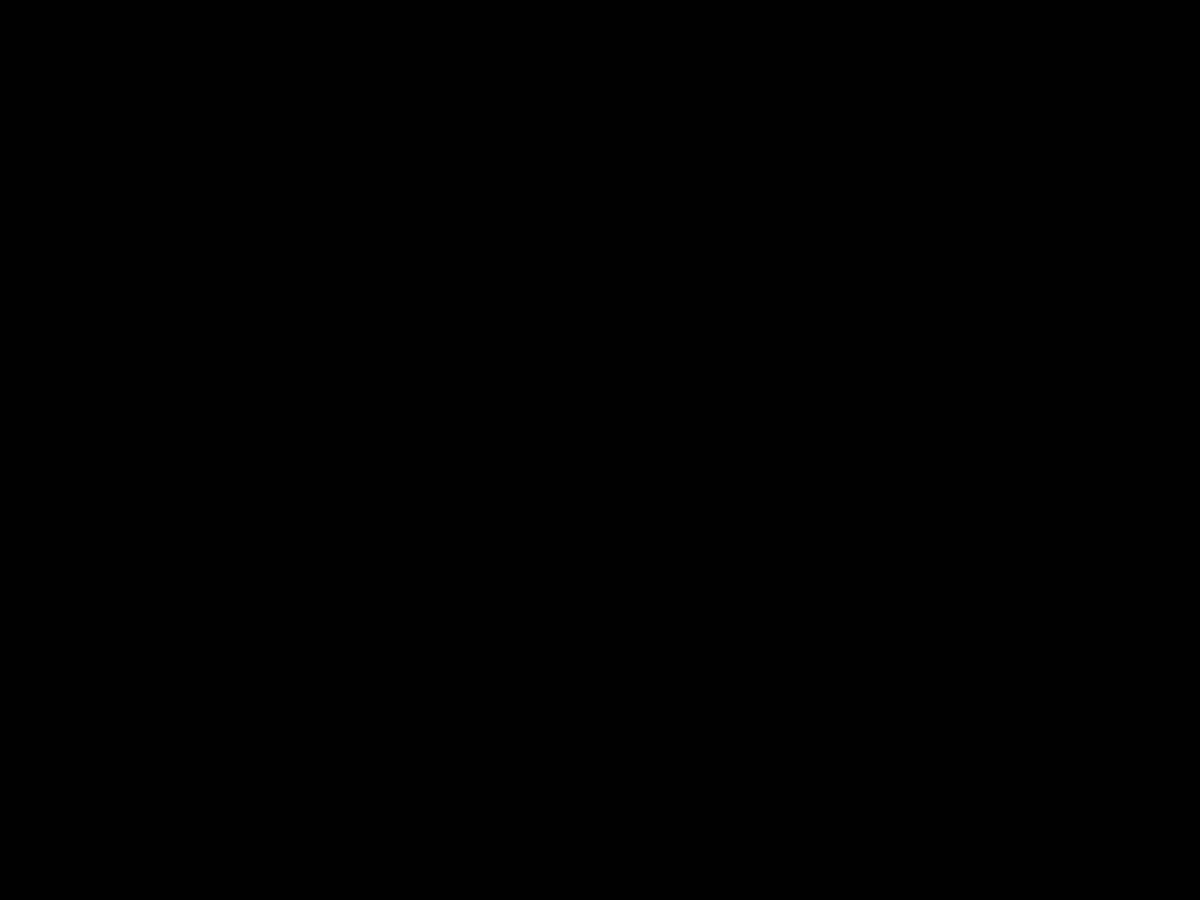
Frame 1 (no input)
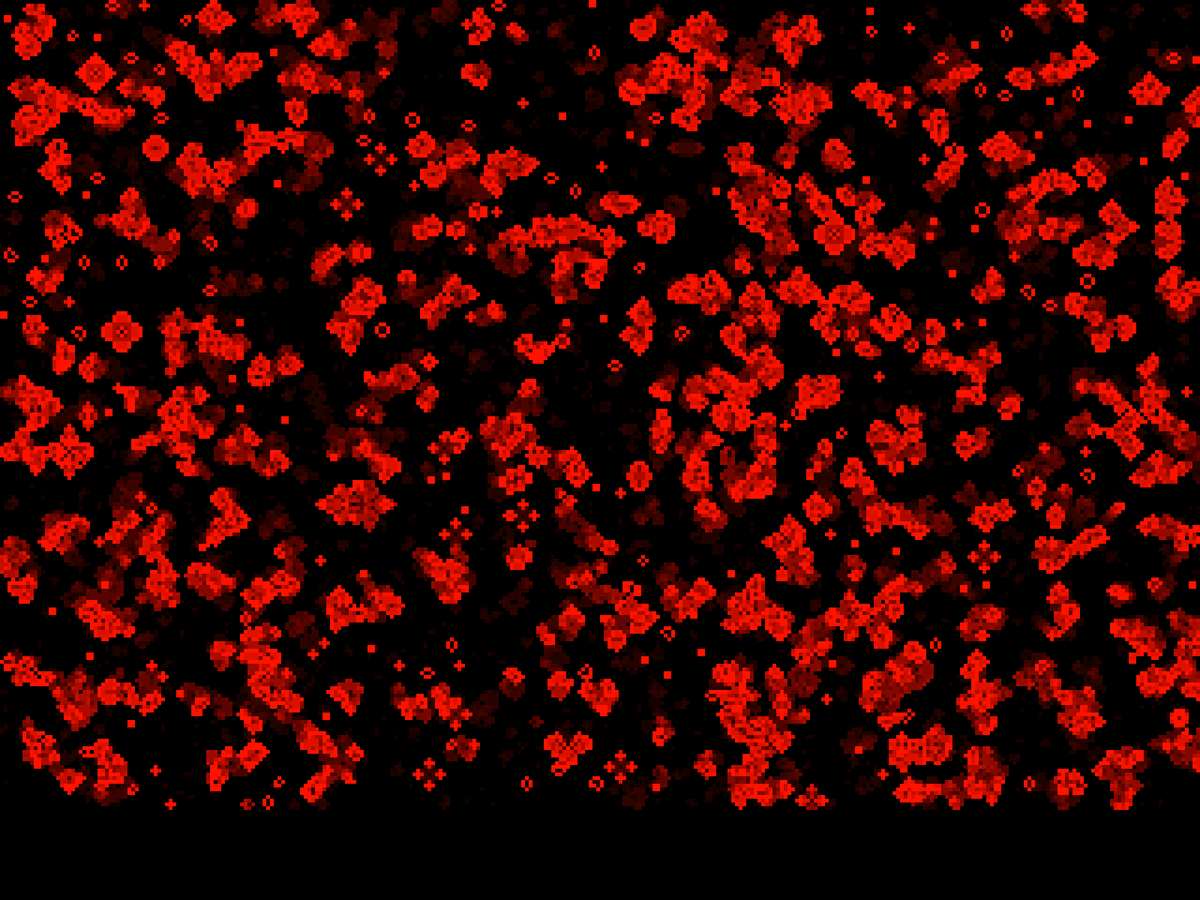
Frame 60 (the mouse pressed at the canvas centre just before this capture)
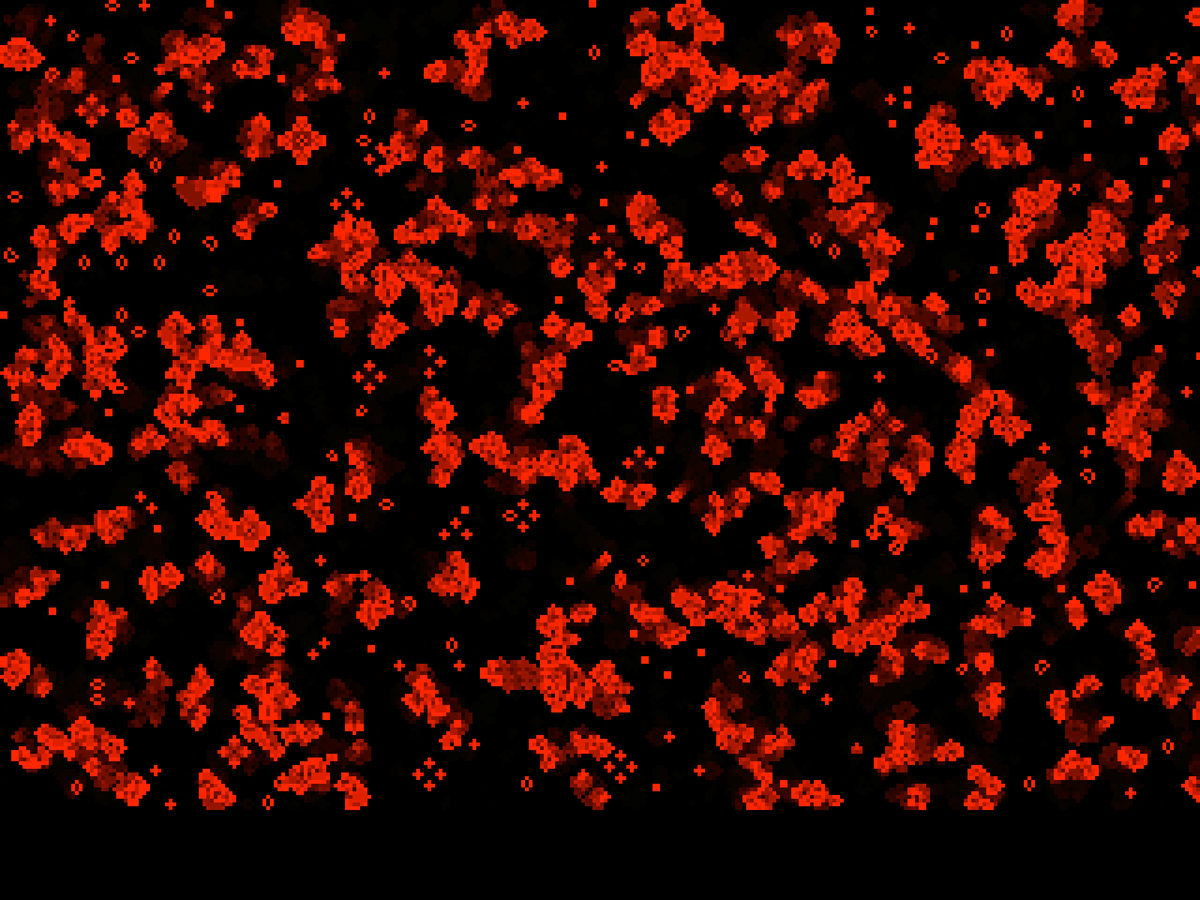
Frame 120 (the mouse held since frame 60 and released just before this capture)

The Processing sketch that drew these frames (run headless with seeded random() and noise(); from frame 60 on, the mouse is pressed at the canvas centre):

// Processing sketch: Johny_GameOfLife_Endless_Eef
// ── Johny_GameOfLife_Endless_Eef.pde
//change to change size of the squares
int pixelSize = 5;
//change to change time it takes for one frame
int frameTime = 3;
//change to change the rate at which colour change happens
int changeSpeed = 1;
//change to change the length of the trail the squares leave behind
int trail = 32;

int screenX = round(1920 / pixelSize) + 2;
int screenY = round(1080 / pixelSize) + 2;
boolean[][] field = new boolean[screenX][];
boolean[][] oldField = new boolean[screenX][];
int xCord = 0;
int yCord = 0;
int neighbours = 0;
int timer = 3;

int redC = 255;
int greenC = 0;
int blueC = 0;

void setup()
{
  fullScreen();
  background(0, 0, 0);
  noStroke();
  generateField();
}

void generateField()
{
    for (int i = 0; i < field.length; i++)
  {
    field[i] = new boolean[screenY];
    oldField[i] =  new boolean[screenY];
    if (i == 0 || i == field.length -1)
    {
      for (int j = 0; j < field[i].length; j++)
      {
        field[i][j] = false;
      }
    }
    else
    {
      for (int j = 0; j < field[i].length; j++)
      {
        if (j == 0 || j == field[i].length - 1)
        {
          field[i][j] = false;
        }
        else
        {
          field[i][j] = random(1) > 0.85;
        }
      }
    }
    
  }
}

void generateColour() 
{
      //red to yellow
    if (greenC < 255 && redC >= 255 && blueC <= 0)
    {
      greenC += changeSpeed;
      blueC = 0;
    }
    //yellow to green
    else if (redC > 0 && greenC >= 255)
    {
      redC -= changeSpeed;
      greenC = 255;
    }
    //green to cyan
    else if (blueC < 255 && greenC >= 255)
    {
      redC = 0;
      blueC += changeSpeed;
    }
    //cyan to blue
    else if (greenC > 0 && blueC >= 255)
    {
      greenC -= changeSpeed;
      blueC = 255;
    }
    //blue to magenta
    else if (redC < 255 && blueC >= 255)
    {
      redC += changeSpeed;
      greenC = 0;
    }
    //magenta to red
    else if (blueC > 0 && redC >= 255)
    {
      redC = 255;
      blueC -= changeSpeed;
    }
}

void draw()
{
  if (timer == 0)
  {
    for (int i = 0; i < field.length; i++)
    {
       for (int j = 0; j < field[i].length; j++)
       {
         oldField[i][j] = field[i][j];
       }
    }
    for (int i = 1; i < field.length - 1; i++)
    {
      for (int j = 1; j < field[i].length - 1; j++)
      {
        neighbours = 0;
        if (oldField[i-1][j-1]) { neighbours++; }
        if (oldField[i][j-1]) { neighbours++; }
        if (oldField[i+1][j-1]) { neighbours++; }
        if (oldField[i-1][j]) { neighbours++; }
        if (oldField[i+1][j]) { neighbours++; }
        if (oldField[i-1][j+1]) { neighbours++; }
        if (oldField[i][j+1]) { neighbours++; }
        if (oldField[i+1][j+1]) { neighbours++; }
      
        if (neighbours < 2) { field[i][j] = false; }
        if (neighbours == 3) { field[i][j] = true; }
        if (neighbours > 3) { field[i][j] = false; }
      }
    }
    
    generateColour();
    fill(0, 0, 0, trail);
    square(0, 0, 5000);
    fill(redC, greenC, blueC);
    xCord = 0;
    
    for (int i = 1; i < field.length - 1; i++)
    {
      yCord = 0;
      for (int j = 1; j < field[i].length - 1; j++)
      {
        if (field[i][j])
        {
          square(xCord, yCord, pixelSize);
        }
        yCord += pixelSize;
      }
      xCord += pixelSize;
    }
      for (int i = 1; i < field.length - 1; i++)
      {
         for (int j = 1; j < field[i].length - 1; j++)
         {
           if (random(1) > 0.9999)
           {
             field[i][j] = !field[i][j];
           }
         }
      }
    
    timer = frameTime;
  }
  timer--;
  
}
